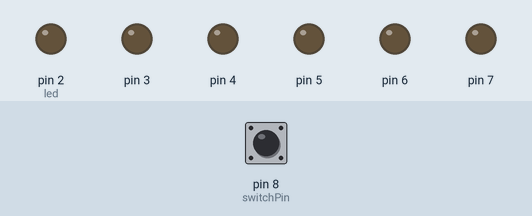
Recording of a sketch running on a simulated Arduino Uno, built with avr-gcc and run on an emulated ATmega328P. Shown: output pins drawn as LEDs (lit = HIGH). Inputs (shaded band) come from the test bench; at power-on: pin 8 (switchPin) LOW.

Above: at 1.2 s.
1.3 s: pin 8 (switchPin) pulled LOW for 0.15 s
At 4.5 s:
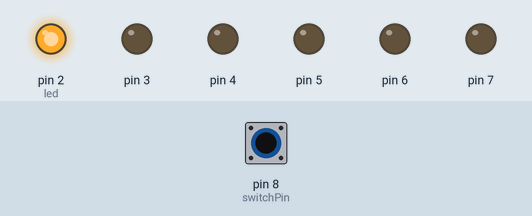
12.9 s: pin 8 (switchPin) pulled LOW for 1 s
At 18.5 s:
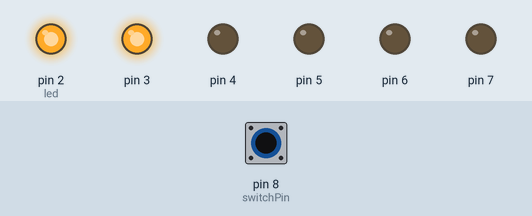
27.4 s: pin 8 (switchPin) pulled LOW for 3.2 s
At 37.6 s:
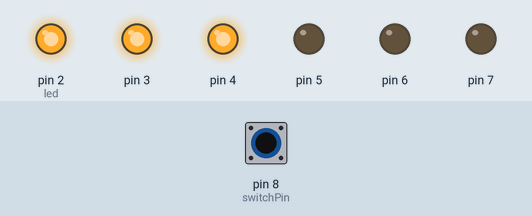
Timing chart, 0 to 44.1 s (numbered marks = the images above; inputs shaded):
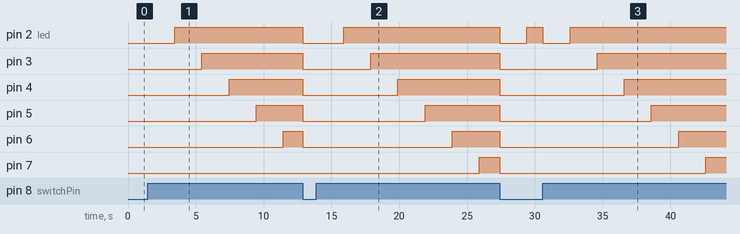

Measured:
- after the input at 1.3 s, pin 2 (led): LOW → HIGH after 2.1 s instead of 0.70 s; pin 3: LOW → HIGH after 4.2 s instead of 2.7 s; pin 4: LOW → HIGH after 6.2 s instead of 4.7 s; pin 5: LOW → HIGH after 8.2 s instead of 6.7 s; pin 6: LOW → HIGH after 10.2 s instead of 8.7 s
- after the input at 12.9 s, pin 2 (led): HIGH → LOW at once, → HIGH 3.0 s later; pin 3: HIGH → LOW at once, → HIGH 5.0 s later; pin 4: HIGH → LOW at once, → HIGH 7.0 s later; pin 5: HIGH → LOW at once, → HIGH 9.0 s later; pin 6: HIGH → LOW at once, → HIGH 11.0 s later
- after the input at 27.4 s, pin 2 (led): alternates HIGH for 1.2 s and LOW for 2.0 s, 4 changes in all, then stays HIGH, starting at once; pin 3: HIGH → LOW at once, → HIGH 7.2 s later; pin 4: HIGH → LOW at once, → HIGH 9.2 s later; pin 5: HIGH → LOW at once, → HIGH 11.2 s later; pin 6: HIGH → LOW at once, → HIGH 13.2 s later

The sketch:

Digital_Hourglass.ino
```cpp
const int switchPin = 8;

unsigned long previousTime = 0;
int switchState = 0;
int prevSwitchState = 0;

int led = 2;

// 2 seconds interval between lighting up LEDs
long interval = 2000;

void setup() {

  for (int x = 2; x < 8; x++) {
    pinMode(x, OUTPUT);
  }

  pinMode(switchPin, INPUT);
}

void loop() {

  unsigned long currentTime = millis();

  if (currentTime - previousTime > interval) {

    previousTime = currentTime;
    digitalWrite(led, HIGH);

    led++;

    if (led == 7) {
      // the time is up
    }
  }

  switchState = digitalRead(switchPin);

  if (switchState != prevSwitchState) {
    for (int x = 2; x < 8; x++) {
      digitalWrite(x, LOW);
    }

    led = 2;

    previousTime = currentTime;
  }

  prevSwitchState = switchState;
}
```
